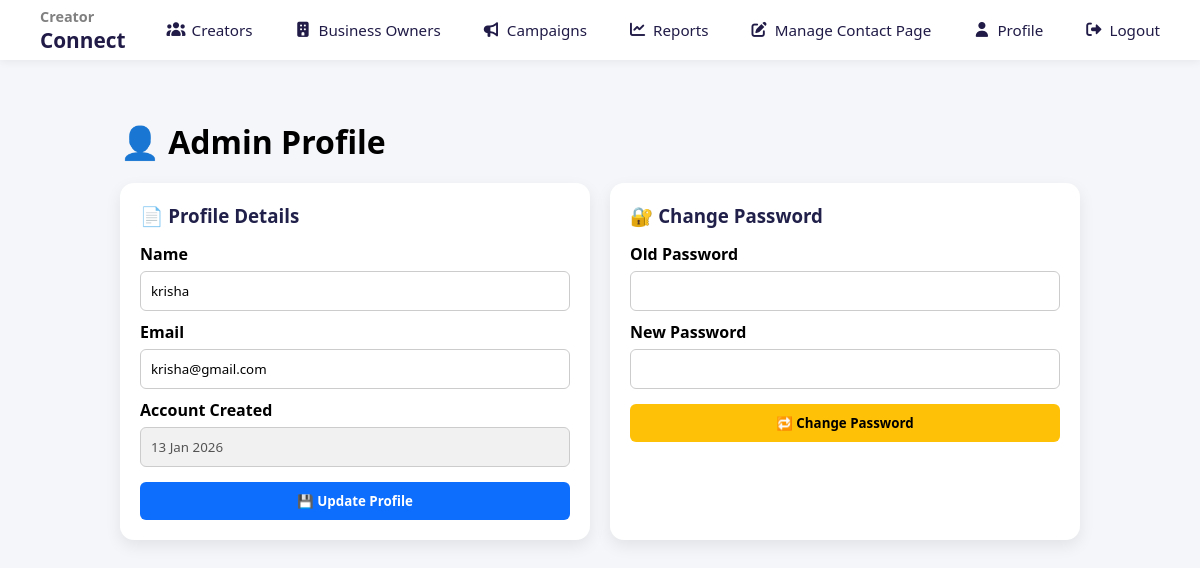
Page /Admin/admin_profile.php (signed in) on the committed database.
### tables this page shows
CREATE TABLE IF NOT EXISTS `users_login` (
  `UserId` int NOT NULL AUTO_INCREMENT,
  `UserType` varchar(20) NOT NULL,
  `Email` varchar(150) NOT NULL,
  `UserName` varchar(50) NOT NULL,
  `Password` varchar(255) DEFAULT NULL,
  `oauth_provider` varchar(50) DEFAULT NULL,
  `oauth_id` varchar(100) DEFAULT NULL,
  `force_password_change` tinyint(1) DEFAULT '0',
  `created_at` timestamp NULL DEFAULT CURRENT_TIMESTAMP,
  `Status` enum('active','blocked') DEFAULT 'active',
  `reset_token` varchar(255) DEFAULT NULL,
  `reset_token_expiry` datetime DEFAULT NULL,
  PRIMARY KEY (`UserId`),
  UNIQUE KEY `UserName` (`UserName`)
);

### Admin/admin_profile.php (the view, shortened to what this page needs)
<?php
require_once __DIR__ . '/../Common Files/config.php';
$adminId = $_SESSION['UserId'];
$admin = $conn->query(
    "SELECT UserName, Email, created_at
     FROM users_login WHERE UserId=$adminId"
)->fetch_assoc();
?>
<!DOCTYPE html>
<html>
<head>
<link rel="stylesheet" href="admin_profile.css">
</head>
<body>
<?php include(__DIR__ . '/../Common Files/navbar.php'); ?>
<div class="container">
<h1>👤 Admin Profile</h1>
<div class="profile-grid">
<div class="card">
<h3>📄 Profile Details</h3>
<form method="post">
<label>Name</label>
<input type="text" name="name" required
value="<?= htmlspecialchars($admin['UserName']) ?>">
<label>Email</label>
<input type="email" name="email" required
value="<?= htmlspecialchars($admin['Email']) ?>">
<label>Account Created</label>
<input type="text" disabled
value="<?= date('d M Y', strtotime($admin['created_at'])) ?>">
<button name="update_profile" class="btn primary">
💾 Update Profile
</button>
</form>
</div>
<div class="card">
<h3>🔐 Change Password</h3>
<form method="post">
<label>Old Password</label>
<input type="password" name="old_password" required>
<label>New Password</label>
<input type="password" name="new_password" required>
<button name="change_password" class="btn warning">
🔁 Change Password
</button>
</form>
</div>
</div>
</div>
</body>
</html>

### Admin/admin_profile.css (style rules this page uses)
body { margin: 0; font-family: 'Segoe UI', Arial, sans-serif; background: #f4f6f9; }
.container { max-width: 1000px; margin: 30px auto; padding: 20px; }
h1 { margin-bottom: 20px; }
.profile-grid { display: grid; grid-template-columns: repeat(auto-fit, minmax(320px, 1fr)); gap: 20px; }
.card { background: #fff; padding: 20px; border-radius: 14px; box-shadow: 0 6px 16px rgba(0,0,0,0.08); }
.card h3 { margin-bottom: 15px; color: #20204a; }
label { font-weight: 600; margin-top: 10px; display: block; }
input { width: 100%; padding: 10px; margin-top: 6px; border-radius: 6px; border: 1px solid #ccc; }
input:disabled { background: #f1f1f1; }
.btn { margin-top: 15px; padding: 10px; border-radius: 6px; border: none; cursor: pointer; font-weight: bold; width: 100%; }
.btn.primary { background: #0d6efd; color: #fff; }
.btn.warning { background: #ffc107; }

### Common Files/navbar.css (style rules this page uses)
* { margin: 0; padding: 0; box-sizing: border-box; font-family: "Segoe UI", sans-serif; }
body { padding-top: 70px; }

### rows in the picture
users_login: name "krisha", email "krisha@gmail.com", created_at "13 Jan 2026"
